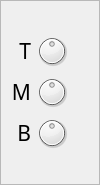
           <widget class="QFrame" name="EQframe">
            <property name="sizePolicy">
             <sizepolicy hsizetype="Fixed" vsizetype="Fixed">
              <horstretch>0</horstretch>
              <verstretch>0</verstretch>
             </sizepolicy>
            </property>
            <property name="minimumSize">
             <size>
              <width>100</width>
              <height>185</height>
             </size>
            </property>
            <property name="frameShape">
             <enum>QFrame::Shape::StyledPanel</enum>
            </property>
            <property name="frameShadow">
             <enum>QFrame::Shadow::Raised</enum>
            </property>
            <property name="lineWidth">
             <number>1</number>
            </property>
            <property name="midLineWidth">
             <number>1</number>
            </property>
            <widget class="QWidget" name="layoutWidget2">
             <property name="geometry">
              <rect>
               <x>10</x>
               <y>34</y>
               <width>64</width>
               <height>116</height>
              </rect>
             </property>
             <layout class="QVBoxLayout" name="verticalLayout">
              <property name="spacing">
               <number>7</number>
              </property>
              <property name="topMargin">
               <number>0</number>
              </property>
              <item>
               <layout class="QHBoxLayout" name="horizontalLayout_12">
                <property name="spacing">
                 <number>0</number>
                </property>
                <item>
                 <widget class="QLabel" name="label_T">
                  <property name="sizePolicy">
                   <sizepolicy hsizetype="Minimum" vsizetype="Fixed">
                    <horstretch>0</horstretch>
                    <verstretch>0</verstretch>
                   </sizepolicy>
                  </property>
                  <property name="minimumSize">
                   <size>
                    <width>20</width>
                    <height>20</height>
                   </size>
                  </property>
                  <property name="maximumSize">
                   <size>
                    <width>20</width>
                    <height>20</height>
                   </size>
                  </property>
                  <property name="font">
                   <font>
                    <family>Avenir Next</family>
                    <pointsize>16</pointsize>
                   </font>
                  </property>
                  <property name="frameShape">
                   <enum>QFrame::Shape::NoFrame</enum>
                  </property>
                  <property name="text">
                   <string>T</string>
                  </property>
                  <property name="alignment">
                   <set>Qt::AlignmentFlag::AlignRight|Qt::AlignmentFlag::AlignTrailing|Qt::AlignmentFlag::AlignVCenter</set>
                  </property>
                 </widget>
                </item>
                <item>
                 <widget class="svgDial" name="darkTrebleKnob">
                  <property name="sizePolicy">
                   <sizepolicy hsizetype="Minimum" vsizetype="Fixed">
                    <horstretch>0</horstretch>
                    <verstretch>0</verstretch>
                   </sizepolicy>
                  </property>
                  <property name="minimumSize">
                   <size>
                    <width>40</width>
                    <height>34</height>
                   </size>
                  </property>
                  <property name="maximumSize">
                   <size>
                    <width>40</width>
                    <height>34</height>
                   </size>
                  </property>
                  <property name="baseSize">
                   <size>
                    <width>24</width>
                    <height>24</height>
                   </size>
                  </property>
                  <property name="minimum">
                   <number>-15</number>
                  </property>
                  <property name="maximum">
                   <number>15</number>
                  </property>
                  <property name="pageStep">
                   <number>5</number>
                  </property>
                 </widget>
                </item>
               </layout>
              </item>
              <item>
               <layout class="QHBoxLayout" name="horizontalLayout_13">
                <property name="spacing">
                 <number>0</number>
                </property>
                <item>
                 <widget class="QLabel" name="label_M">
                  <property name="sizePolicy">
                   <sizepolicy hsizetype="Minimum" vsizetype="Fixed">
                    <horstretch>0</horstretch>
                    <verstretch>0</verstretch>
                   </sizepolicy>
                  </property>
                  <property name="minimumSize">
                   <size>
                    <width>20</width>
                    <height>20</height>
                   </size>
                  </property>
                  <property name="maximumSize">
                   <size>
                    <width>20</width>
                    <height>20</height>
                   </size>
                  </property>
                  <property name="font">
                   <font>
                    <family>Avenir Next</family>
                    <pointsize>16</pointsize>
                   </font>
                  </property>
                  <property name="text">
                   <string>M</string>
                  </property>
                  <property name="alignment">
                   <set>Qt::AlignmentFlag::AlignRight|Qt::AlignmentFlag::AlignTrailing|Qt::AlignmentFlag::AlignVCenter</set>
                  </property>
                 </widget>
                </item>
                <item>
                 <widget class="svgDial" name="darkMidKnob">
                  <property name="sizePolicy">
                   <sizepolicy hsizetype="Minimum" vsizetype="Fixed">
                    <horstretch>0</horstretch>
                    <verstretch>0</verstretch>
                   </sizepolicy>
                  </property>
                  <property name="minimumSize">
                   <size>
                    <width>40</width>
                    <height>34</height>
                   </size>
                  </property>
                  <property name="maximumSize">
                   <size>
                    <width>40</width>
                    <height>34</height>
                   </size>
                  </property>
                  <property name="baseSize">
                   <size>
                    <width>24</width>
                    <height>24</height>
                   </size>
                  </property>
                  <property name="minimum">
                   <number>-15</number>
                  </property>
                  <property name="maximum">
                   <number>15</number>
                  </property>
                  <property name="pageStep">
                   <number>5</number>
                  </property>
                 </widget>
                </item>
               </layout>
              </item>
              <item>
               <layout class="QHBoxLayout" name="horizontalLayout_14">
                <property name="spacing">
                 <number>0</number>
                </property>
                <item>
                 <widget class="QLabel" name="label_B">
                  <property name="sizePolicy">
                   <sizepolicy hsizetype="Fixed" vsizetype="Fixed">
                    <horstretch>0</horstretch>
                    <verstretch>0</verstretch>
                   </sizepolicy>
                  </property>
                  <property name="minimumSize">
                   <size>
                    <width>20</width>
                    <height>20</height>
                   </size>
                  </property>
                  <property name="maximumSize">
                   <size>
                    <width>20</width>
                    <height>20</height>
                   </size>
                  </property>
                  <property name="font">
                   <font>
                    <family>Avenir Next</family>
                    <pointsize>16</pointsize>
                   </font>
                  </property>
                  <property name="text">
                   <string>B</string>
                  </property>
                  <property name="alignment">
                   <set>Qt::AlignmentFlag::AlignRight|Qt::AlignmentFlag::AlignTrailing|Qt::AlignmentFlag::AlignVCenter</set>
                  </property>
                 </widget>
                </item>
                <item>
                 <widget class="svgDial" name="darkBassKnob">
                  <property name="sizePolicy">
                   <sizepolicy hsizetype="Fixed" vsizetype="Fixed">
                    <horstretch>0</horstretch>
                    <verstretch>0</verstretch>
                   </sizepolicy>
                  </property>
                  <property name="minimumSize">
                   <size>
                    <width>40</width>
                    <height>34</height>
                   </size>
                  </property>
                  <property name="maximumSize">
                   <size>
                    <width>40</width>
                    <height>34</height>
                   </size>
                  </property>
                  <property name="baseSize">
                   <size>
                    <width>24</width>
                    <height>24</height>
                   </size>
                  </property>
                  <property name="minimum">
                   <number>-15</number>
                  </property>
                  <property name="maximum">
                   <number>15</number>
                  </property>
                  <property name="pageStep">
                   <number>5</number>
                  </property>
                 </widget>
                </item>
               </layout>
              </item>
             </layout>
            </widget>
           </widget>
